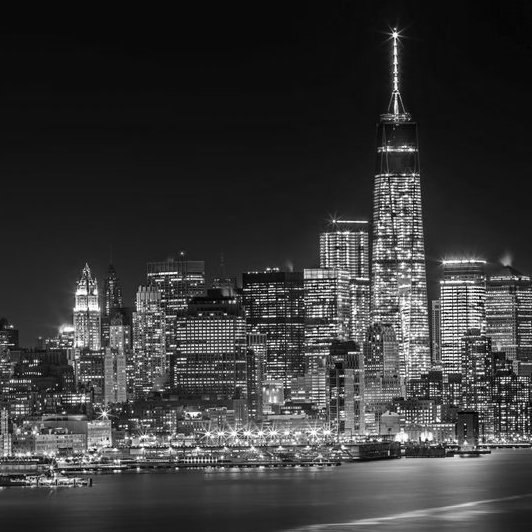
#> input picture test_trasformata/nyc.jpg, 532 x 532 px
$ python test_trasformata.py
#> lines starting #> are read from the running program, lines starting #| are printed output that depends on the picture
# -*- coding: utf-8 -*-
"""
Created on Tue May  4 11:03:06 2021

@author: davide notaro
"""

import matplotlib.image as mpimg #libreria per mostrare immagini e grafici
import matplotlib.pyplot as plt #per visualizzare
from numpy.fft import fft2, fftshift, ifft2, ifftshift #ifft2 trasformata di fourier inversa
import numpy as np #pachetto di calcolo numerico
import random as rnd

numero_stampe = 0 #numero di plot attivi

im_base = mpimg.imread("nyc.jpg").astype(float)
#> im_base: shape (532, 532) float64; min 0, max 255, mean 56.2

mask_1 = mpimg.imread("mask_1.jpg")
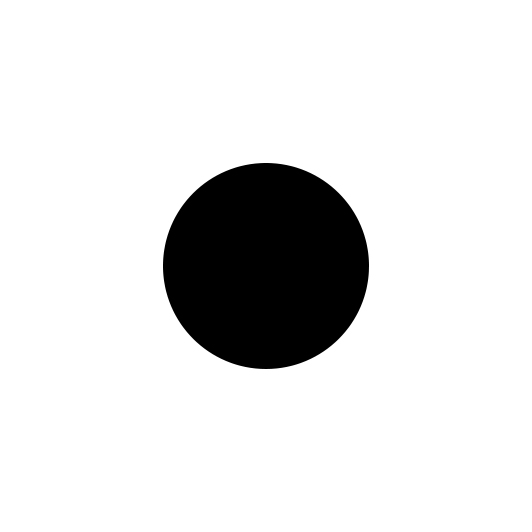
#> input picture test_trasformata/mask_1.jpg, 532 x 532 px
#> mask_1 is the input picture: shape (532, 532); min 0, max 255, mean 225
mask_2 = mpimg.imread("mask_2.jpg")
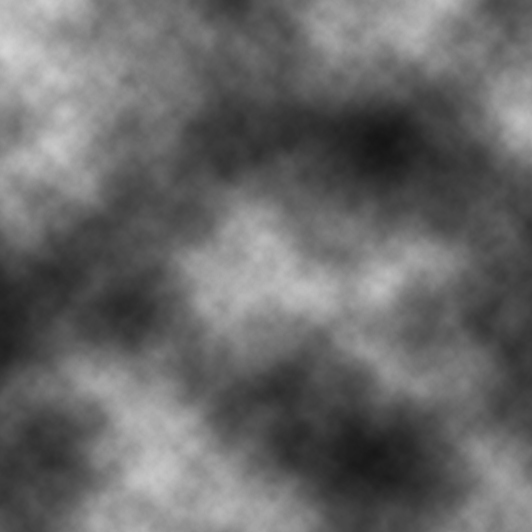
#> input picture test_trasformata/mask_2.jpg, 532 x 532 px
#> mask_2 is the input picture: shape (532, 532); min 21, max 212, mean 104.6
mask_3 = mpimg.imread("mask_3.jpg")
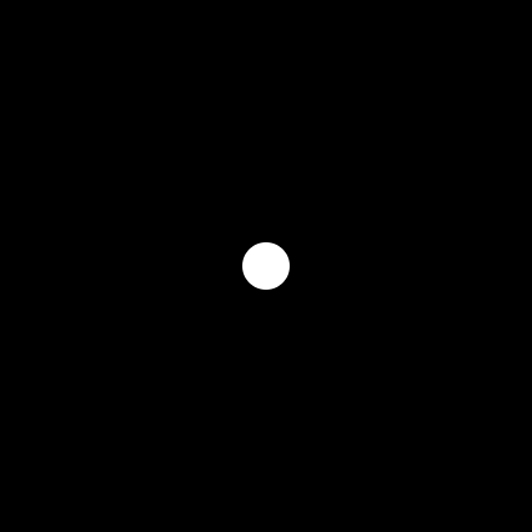
#> input picture test_trasformata/mask_3.jpg, 532 x 532 px
#> mask_3 is the input picture: shape (532, 532); min 0, max 255, mean 1.6
mask_4 = mpimg.imread("mask_4.jpg")
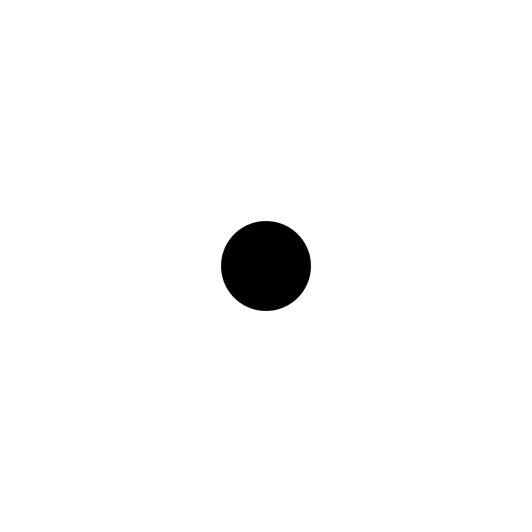
#> input picture test_trasformata/mask_4.jpg, 532 x 532 px
#> mask_4 is the input picture: shape (532, 532); min 0, max 255, mean 249.3
mask_5 = mpimg.imread("mask_5.jpg")
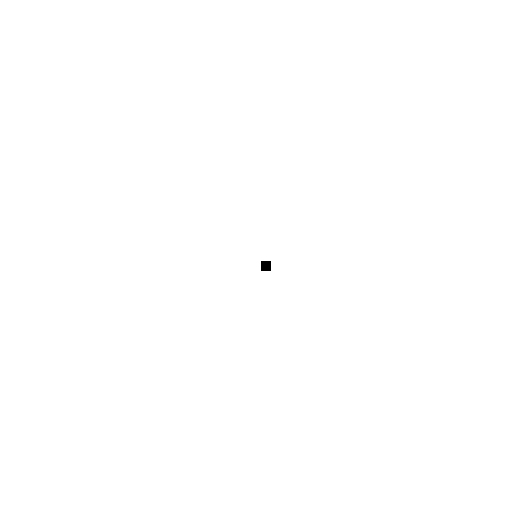
#> input picture test_trasformata/mask_5.jpg, 532 x 532 px
#> mask_5 is the input picture: shape (532, 532); min 0, max 255, mean 254.9
#> (the run stopped early here; a loop or call above may not have finished)
